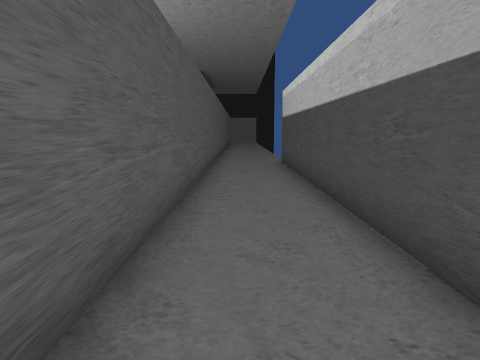
[1] (above)

17 first-person views from a walk through a Unity game level. The camera is 1.3 m above the floor, tilts 8° down and sees 70° across. The floor is counted in squares, 1 m on a side. Each view is taken from the middle of a square. On the plan, view 1 faces up. The plan holds only what a view shows up to about 15 squares ahead; the rest is blank. The place goes on beyond the plan. Door leaves are left out, so doorways stand open.

[2]
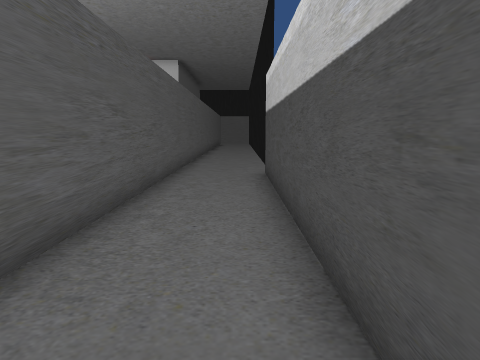

[3]
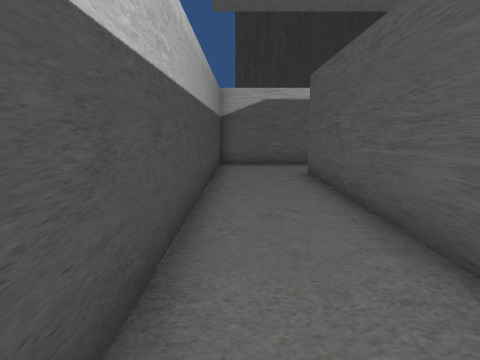

[4]
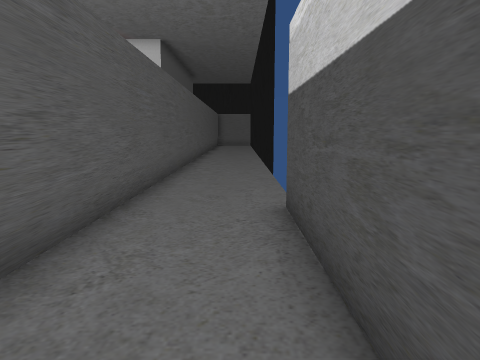

[5]
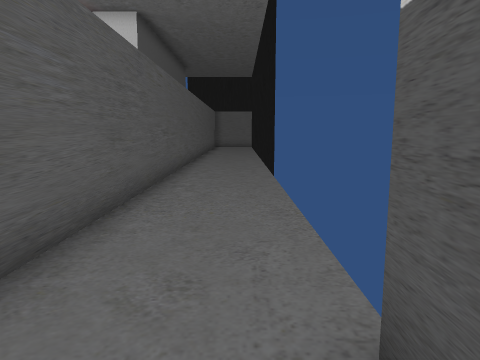

[6]
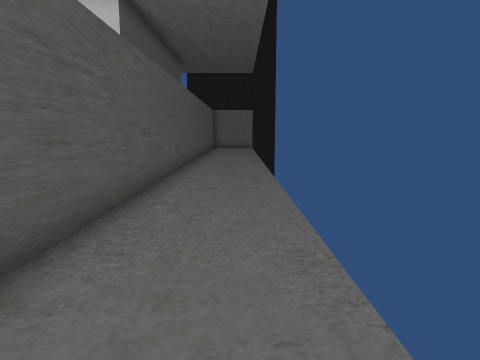

[7]
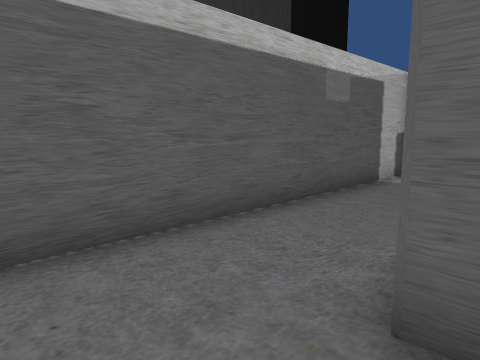

[8]
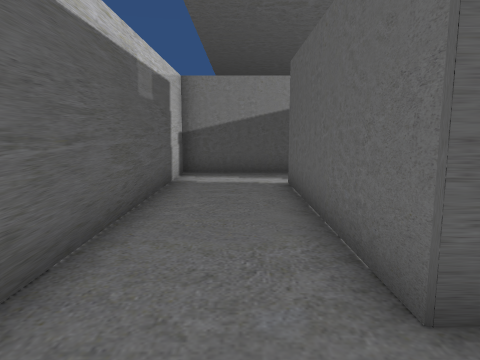

[9]
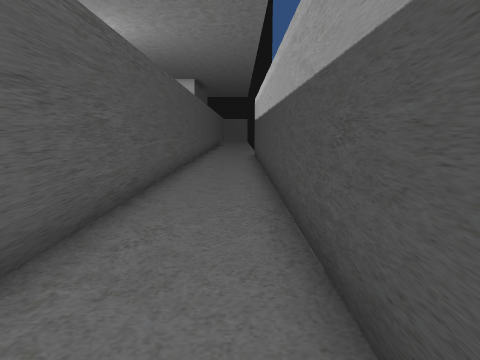

[10]
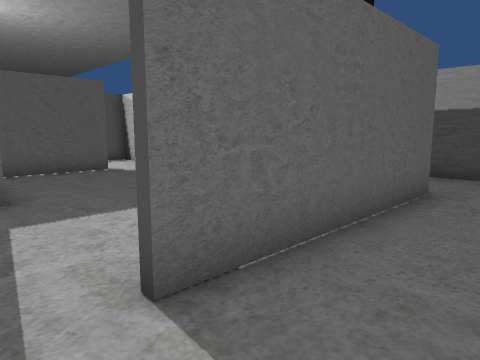

[11]
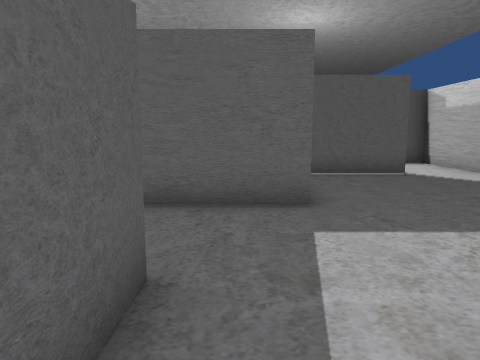

[12]
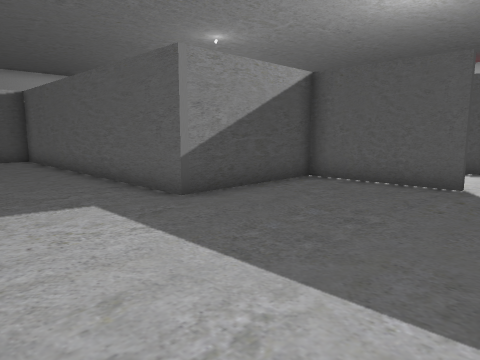

[13]
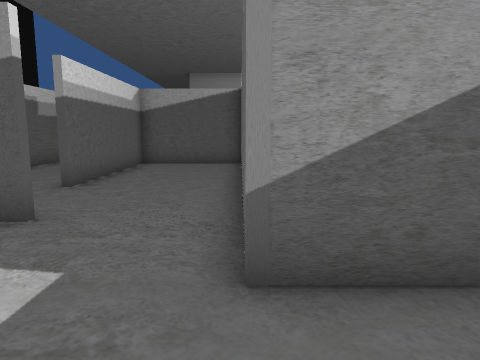

[14]
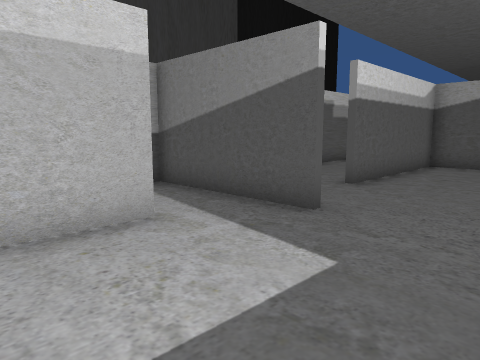

[15]
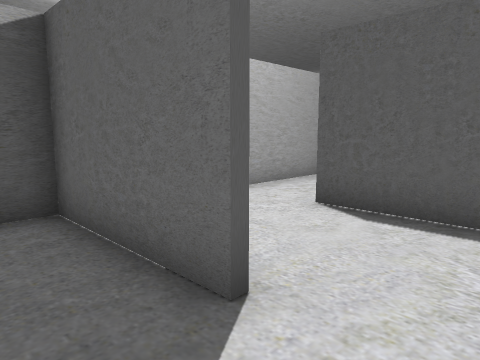

[16]
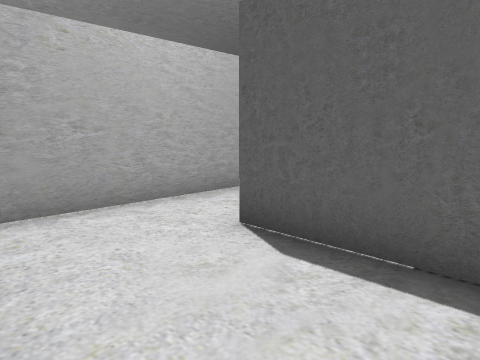

[17]
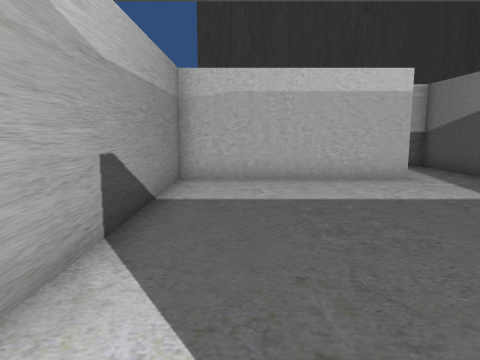

### Floor plan
Ten units are one square. View 1 is at (0, 0); x grows to the right and y downward. Boxes are objects, and circles mark ways between rooms. Rooms are numbered by the first view taken in them; rooms with no view inside come last. Other rooms are left out.
<svg viewBox="-195 -280 220 333">
<path fill="none" stroke="#000" d="M-98 24 -98 48 18 48 18 -149M-11 -275 -11 18 -78 18M-98 0 -98 24M-78 16 -13 16 -13 -59M-37 -77 -78 -77 -78 -30 -190 -30 -190 10 -129 10M-13 -79 -13 -114 -55 -114M-78 -114 -78 -89"/>
<circle cx="-85" cy="20" r="3" fill="#2a7"/>
<circle cx="-25" cy="-80" r="3" fill="#2a7"/>
<text x="0" y="-80">1</text>
<text x="-80" y="-20">2</text>
<text x="-40" y="-100">3</text>
</svg>
Room 1 opens to room 2. Room 2 opens to room 3.

Where each view was taken, in squares from view 1:
view 1: 0 up, 0 right, facing up
view 2: 4 up, 1 right, facing up
view 3: 9 up, 1 right, facing down
view 4: 9 up, 1 right, facing up
view 5: 13 up, 1 right, facing up
view 6: 15 up, 1 right, facing up
view 7: 1 down, 1 right, facing down-left
view 8: 3 down, 1 right, facing left
view 9: 4 down, 1 right, facing up
view 10: 4 down, 9 left, facing up-right
view 11: 3 down, 9 left, facing up
view 12: 1 down, 2 left, facing up-left
view 13: 3 up, 5 left, facing left
view 14: 3 up, 5 left, facing down-left
view 15: 6 up, 2 left, facing up-left
view 16: 8 up, 2 left, facing up-left
view 17: 8 up, 3 left, facing down
